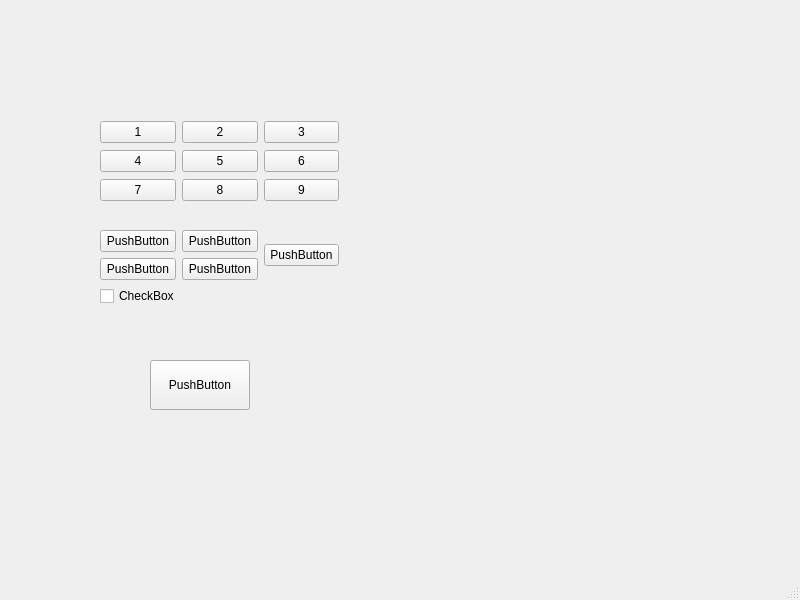
<?xml version="1.0" encoding="UTF-8"?>
<ui version="4.0">
 <class>MainWindow</class>
 <widget class="QMainWindow" name="MainWindow">
  <property name="geometry">
   <rect>
    <x>0</x>
    <y>0</y>
    <width>800</width>
    <height>600</height>
   </rect>
  </property>
  <property name="windowTitle">
   <string>MainWindow</string>
  </property>
  <widget class="QWidget" name="centralwidget">
   <widget class="QWidget" name="gridLayoutWidget">
    <property name="geometry">
     <rect>
      <x>100</x>
      <y>120</y>
      <width>239</width>
      <height>83</height>
     </rect>
    </property>
    <layout class="QGridLayout" name="gridLayout">
     <item row="0" column="1">
      <widget class="QPushButton" name="pushButton_2">
       <property name="text">
        <string>2</string>
       </property>
      </widget>
     </item>
     <item row="1" column="2">
      <widget class="QPushButton" name="pushButton_10">
       <property name="enabled">
        <bool>true</bool>
       </property>
       <property name="text">
        <string>6</string>
       </property>
      </widget>
     </item>
     <item row="1" column="1">
      <widget class="QPushButton" name="pushButton_4">
       <property name="text">
        <string>5</string>
       </property>
      </widget>
     </item>
     <item row="1" column="0">
      <widget class="QPushButton" name="pushButton_3">
       <property name="text">
        <string>4</string>
       </property>
      </widget>
     </item>
     <item row="0" column="2">
      <widget class="QPushButton" name="pushButton_9">
       <property name="text">
        <string>3</string>
       </property>
      </widget>
     </item>
     <item row="0" column="0">
      <widget class="QPushButton" name="pushButton">
       <property name="text">
        <string>1</string>
       </property>
      </widget>
     </item>
     <item row="2" column="0">
      <widget class="QPushButton" name="pushButton_11">
       <property name="text">
        <string>7</string>
       </property>
      </widget>
     </item>
     <item row="2" column="1">
      <widget class="QPushButton" name="pushButton_12">
       <property name="text">
        <string>8</string>
       </property>
      </widget>
     </item>
     <item row="2" column="2">
      <widget class="QPushButton" name="pushButton_13">
       <property name="text">
        <string>9</string>
       </property>
      </widget>
     </item>
    </layout>
   </widget>
   <widget class="QWidget" name="layoutWidget">
    <property name="geometry">
     <rect>
      <x>100</x>
      <y>230</y>
      <width>239</width>
      <height>76</height>
     </rect>
    </property>
    <layout class="QGridLayout" name="gridLayout_2">
     <item row="1" column="1">
      <widget class="QPushButton" name="pushButton_8">
       <property name="text">
        <string>PushButton</string>
       </property>
      </widget>
     </item>
     <item row="2" column="0" colspan="2">
      <widget class="QCheckBox" name="checkBox">
       <property name="text">
        <string>CheckBox</string>
       </property>
      </widget>
     </item>
     <item row="0" column="1">
      <widget class="QPushButton" name="pushButton_6">
       <property name="text">
        <string>PushButton</string>
       </property>
      </widget>
     </item>
     <item row="1" column="0">
      <widget class="QPushButton" name="pushButton_7">
       <property name="text">
        <string>PushButton</string>
       </property>
      </widget>
     </item>
     <item row="0" column="0">
      <widget class="QPushButton" name="pushButton_5">
       <property name="text">
        <string>PushButton</string>
       </property>
      </widget>
     </item>
     <item row="0" column="2" rowspan="2">
      <widget class="QPushButton" name="pushButton_14">
       <property name="text">
        <string>PushButton</string>
       </property>
      </widget>
     </item>
    </layout>
   </widget>
   <widget class="QPushButton" name="pushButton_15">
    <property name="geometry">
     <rect>
      <x>150</x>
      <y>360</y>
      <width>100</width>
      <height>50</height>
     </rect>
    </property>
    <property name="text">
     <string>PushButton</string>
    </property>
   </widget>
  </widget>
  <widget class="QMenuBar" name="menubar">
   <property name="geometry">
    <rect>
     <x>0</x>
     <y>0</y>
     <width>800</width>
     <height>22</height>
    </rect>
   </property>
  </widget>
  <widget class="QStatusBar" name="statusbar"/>
 </widget>
 <resources/>
 <connections/>
</ui>
